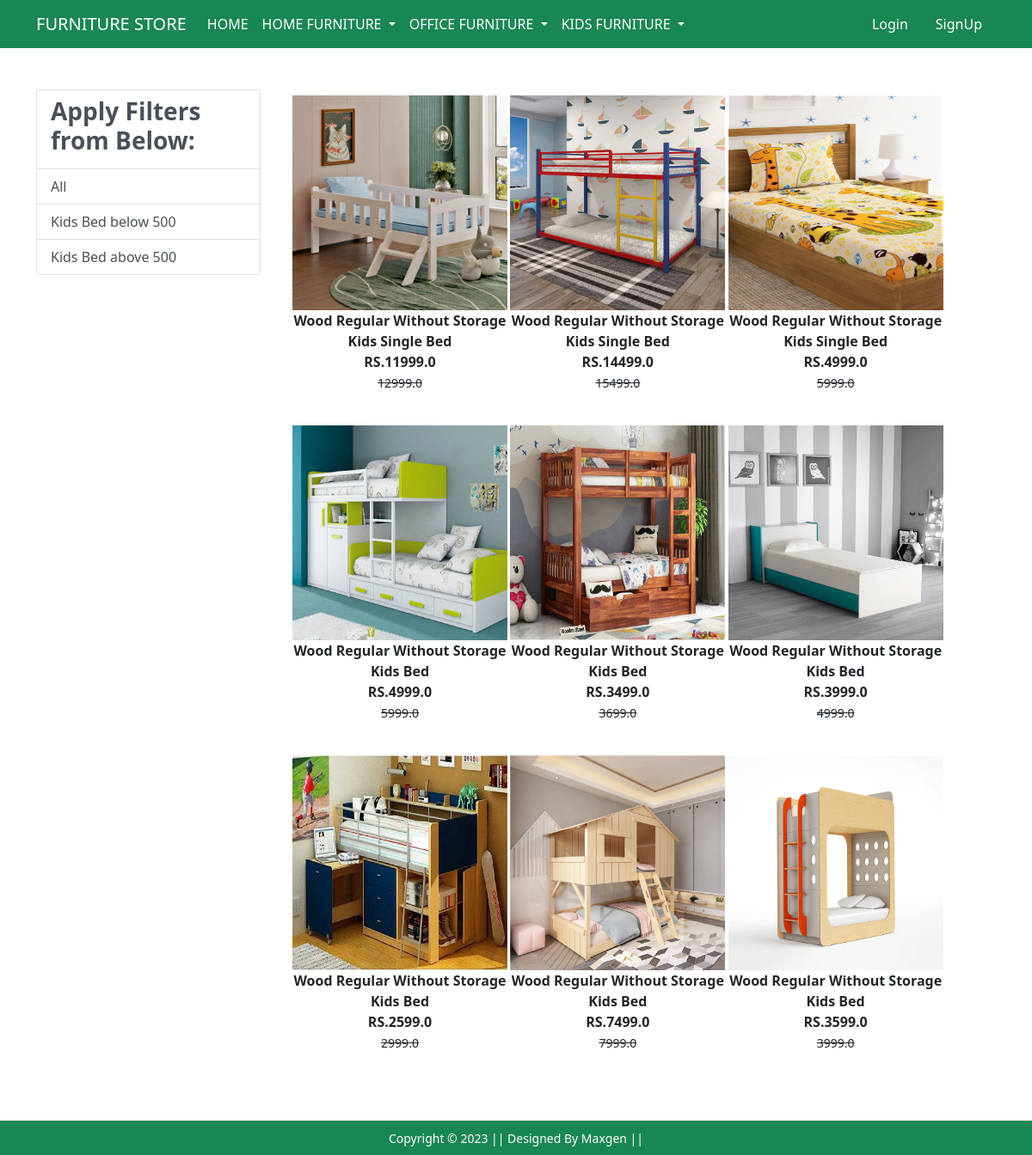
The app's page /kidsbed/ with its own data.
### app/models.py (models this page shows, shortened)
class Product(models.Model):
    title =models.CharField(max_length=100)
    selling_price =models.FloatField()
    discounted_price = models.FloatField()
    description = models.TextField()
    brand = models.CharField(max_length=100)
    category= models.CharField(choices=CATEGORY_CHOICES,max_length=5)
    product_image = models.ImageField(upload_to ="productimg")

### app/views.py (the view)
# urls.py: path('kidsbed/', views.kidsbed, name='kidsbed'),
def kidsbed(request, data=None):
    print('---------------------------')
    totalitem=0
    if data == None:
        kidsbed = Product.objects.filter(category='kb')
    elif data=='Manyawar' or data=='Nykaa_Fashion':
        kidsbed = Product.objects.filter(category='kb').filter(brand=data)
    elif data=='below':
        kidsbed=Product.objects.filter(category='kb').filter(discounted_price__lt=500)
    elif data=='above':
        kidsbed=Product.objects.filter(category='kb').filter(discounted_price__gt=500)
    if request.user.is_authenticated:
         totalitem= len(Cart.objects.filter(user=request.user))
    return render(request, 'app/kidsbed.html',{'kidsbed':kidsbed,'totalitem':totalitem})

### app/templates/app/kidsbed.html (shortened to what this page needs)
{% extends 'app/base.html' %}
{% load static %}
{% block main-content %}
<body>
<div class="container my-5">
 <div class="row">
  <div class="col-sm-3">
    <div class="list-group">
        <a href="#" class="list-group-item
         list-group-item-action" aria-current="true" ><h3 class="fw-bold">Apply Filters from Below:</h3></a>
        <a href="{% url 'kidsbed' %}" class="list-group-item
         list-group-item-action" aria-current="true">All</a>
         <a href="{% url 'kidsbeddata' 'below' %}" class="list-group-item
         list-group-item-action" aria-current="true">Kids Bed below 500</a>
         <a href="{% url 'kidsbeddata' 'above' %}" class="list-group-item
         list-group-item-action" aria-current="true">Kids Bed above 500</a>
    </div>
  </div>
  <div class="col-sm-8">
      <div class="row">
          {% for product in kidsbed %}
           <div class="col-sm-4 text-center mb-4">
               <a href="{% url 'product-detail' product.id %}" class="btn">
                   <div class="item">
                       <img src="{{product.product_image.url}}" alt="" height="250" width="250" class="">
                       <div class="fw-bold">{{product.description}}</div>
                       <div class="fw-bold">RS.{{product.discounted_price}}</div>
                       <small class="fw-light text-decoration-line-through">{{product.selling_price}}</small>
                   </div>
                </a>
            </div>
            {% endfor %}
        </div>
  </div>
 </div>
</div>
</body>
{% endblock main-content %}

### records on screen
Product: product_image (picture), description "Wood Regular Without Storage Kids Single Bed", discounted_price "11999.0", selling_price "12999.0"
Product: product_image (picture), description "Wood Regular Without Storage Kids Single Bed", discounted_price "14499.0", selling_price "15499.0"
Product: product_image (picture), description "Wood Regular Without Storage Kids Single Bed", discounted_price "4999.0", selling_price "5999.0"
Product: product_image (picture), description "Wood Regular Without Storage Kids Bed", discounted_price "4999.0", selling_price "5999.0"
Product: product_image (picture), description "Wood Regular Without Storage Kids Bed", discounted_price "3499.0", selling_price "3699.0"
Product: product_image (picture), description "Wood Regular Without Storage Kids Bed", discounted_price "3999.0", selling_price "4999.0"
Product: product_image (picture), description "Wood Regular Without Storage Kids Bed", discounted_price "2599.0", selling_price "2999.0"
Product: product_image (picture), description "Wood Regular Without Storage Kids Bed", discounted_price "7499.0", selling_price "7999.0"
Product: product_image (picture), description "Wood Regular Without Storage Kids Bed", discounted_price "3599.0", selling_price "3999.0"
